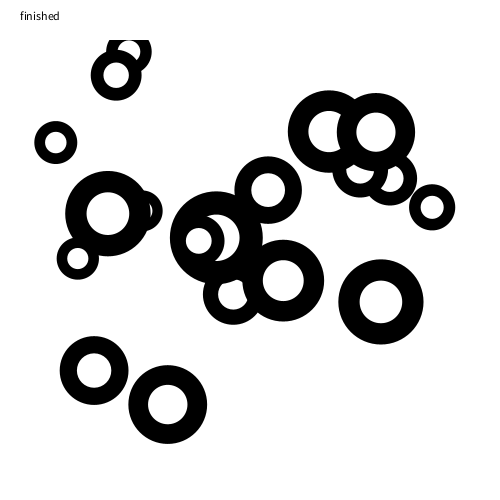
Frame 1 (no input)
Frame 60 (the mouse pressed at the canvas centre just before this capture): identical to frame 1, image omitted
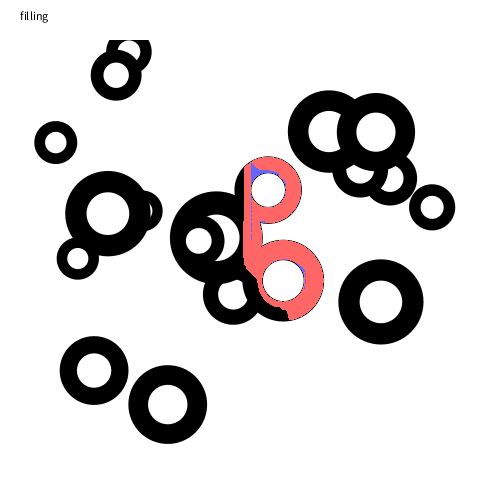
Frame 120 (the mouse held since frame 60 and released just before this capture)

The Processing sketch that drew these frames (run headless with seeded random() and noise(); from frame 60 on, the mouse is pressed at the canvas centre):

// Processing sketch: coding_gestalt__exercise_02_04__filling_shapes
// ── coding_gestalt__exercise_02_04__filling_shapes.pde
///////////////////////////////////////////////////
//                                               //
//  CODING GESTALT  -   GESTALTING CODE          //
//  Lecture 02      -   Excercise 04             //
//                                               //
///////////////////////////////////////////////////
//                                               //
//                                               //
//                FILLING SHAPES                 //
//                                               //
//                                               //
///////////////////////////////////////////////////
//                                               //
//  Implement a filling function in              //
//  >>> moore_fill.pde <<<                       //
//  that uses a moore neighborhood for filling   //
//  a region                                     //
//                                               //
///////////////////////////////////////////////////

import java.util.Stack;

color fg_color = #000000;
color bg_color = #ffffff;
color fill_color = #ff6666;
color track_color = #6666ff;

int speed = 100;
final int FALSE = 0, TRUE = 1, MAYBE = -1;
  
MooreFill fl;

void setup() {
  size(500, 500);
  reset();
}

void reset() {
  
  // draw something to be filled
  background(bg_color);
  for(int i = 0; i < 20; i++) {
    
    float r = random(40, 100);
    float x = random(r, width - r);
    float y = random(r, height - r);
    
    fill(fg_color); noStroke();
    ellipse(x, y, r, r);
    fill(bg_color);
    ellipse(x, y, r/2, r/2);
    
  }
  
  // reset our fill tool
  fl = new MooreFill();
  
}

void draw() {
  for(int i = 0; i < speed; i++) {
    
    int next = fl.hasNext();
    
    switch(next) {
      
      case TRUE:
       label("filling");
        int[] v = fl.getNext();
        set(v, fill_color);
      break;
      
      case MAYBE:
        label("backtracing");
        set(fl.pos, track_color);
        break;
        
      case FALSE:
        label("finished");
        break;
      
    }
  }
}


// modifying get + set to accomodate for vectors ( implemented as int[] arrays ) 
color get(int[] v) {
  return get(v[0], v[1]); 
}

void set(int[] v, color c) {
  set(v[0], v[1], c);
}


// draw a label
void label(String txt) {
  fill(bg_color); rect(0, 0, width, 40);
  fill(fg_color); text(txt, 20, 20); 
}

////////////////// interaction  ////////////////// 

void keyPressed() {
  reset(); 
}
void mousePressed() {
  fl.setStart(mouseX, mouseY);
}



// ── moore_fill.pde

class MooreFill {
  
  Stack<int[]> trace = new Stack();

  int[] pos = {-1, -1};
  
  // set the origin of the filling spree
  void setStart(int x, int y) {
    pos = new int[] { x, y };
  }

  
  int[][] getNeighbors() {
    
    int x = pos[0];
    int y = pos[1];
    int[][] nbs = new int[8][];
    
    nbs[0] = new int[] { x    , y - 1};     // North
    nbs[1] = new int[] { x + 1, y - 1 };    // North East
    nbs[2] = new int[] { x + 1, y     };    // East
    nbs[3] = new int[] { x + 1, y + 1 };    // South East
    nbs[4] = new int[] { x,     y + 1 };    // South
    nbs[5] = new int[] { x - 1, y + 1 };    // South West
    nbs[6] = new int[] { x - 1, y     };    // West
    nbs[7] = new int[] { x - 1, y -1 };     // North West

    return nbs;
    
  }
  
  
  // move to the next pixel
  int[] getNext() {
    pos = trace.peek();
    return pos;
  }


  int hasNext() {
    
    int[][] nbs = getNeighbors();
    
    // if we find a free pixel push it to the stack
    for (int i = 0; i < 8; i++) {
      int[] nb = nbs[i];
      if ( get(nb) == fg_color ) {
        trace.push(nb);
        return TRUE;
      }
    }
    
    // otherwise pop from the stack and try again (later)
    if(!trace.empty()) {
      pos = trace.pop();
      return MAYBE;
    }
    
    // give up
    return FALSE;
    
  }
  

}


// ── neumann_fill.pde

class NeumannFill {
  
  Stack<int[]> trace = new Stack();

  int[] pos = {-1, -1};
  
  // set the origin of the filling spree
  void setStart(int x, int y) {
    pos = new int[] { x, y };
  }

  
  int[][] getNeighbors() {
    int x = pos[0];
    int y = pos[1];
    int[][] nbs = new int[4][];
    nbs[0] = new int[] { x - 1, y }; // West
    nbs[1] = new int[] { x, y - 1 }; // North
    nbs[2] = new int[] { x + 1, y }; // East
    nbs[3] = new int[] { x, y + 1 }; // South
    return nbs;
  }
  
  
  // move to the next pixel
  int[] getNext() {
    pos = trace.peek();
    return pos;
  }


  int hasNext() {
    
    int[][] nbs = getNeighbors();
    
    // if we find a free pixel push it to the stack
    for (int i = 0; i < 4; i++) {
      int[] nb = nbs[i];
      if ( get(nb) == fg_color ) {
        trace.push(nb);
        return TRUE;
      }
    }
    
    // otherwise pop from the stack and try again (later)
    if(!trace.empty()) {
      pos = trace.pop();
      return MAYBE;
    }
    
    // give up
    return FALSE;
    
  }
  

}
